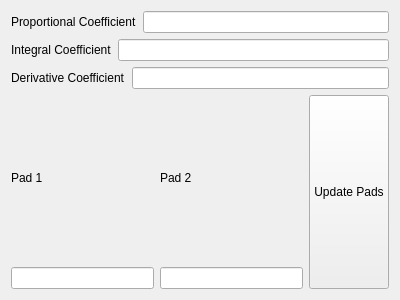
<?xml version="1.0" encoding="UTF-8"?>
<ui version="4.0">
 <class>settings</class>
 <widget class="QWidget" name="settings">
  <property name="geometry">
   <rect>
    <x>0</x>
    <y>0</y>
    <width>400</width>
    <height>300</height>
   </rect>
  </property>
  <property name="windowTitle">
   <string>Temperature Controller Settings</string>
  </property>
  <layout class="QVBoxLayout" name="verticalLayout_3">
   <item>
    <layout class="QHBoxLayout" name="horizontalLayout">
     <item>
      <widget class="QLabel" name="label">
       <property name="text">
        <string>Proportional Coefficient</string>
       </property>
      </widget>
     </item>
     <item>
      <widget class="QLineEdit" name="kp_lineEdit"/>
     </item>
    </layout>
   </item>
   <item>
    <layout class="QHBoxLayout" name="horizontalLayout_2">
     <item>
      <widget class="QLabel" name="label_2">
       <property name="text">
        <string>Integral Coefficient</string>
       </property>
      </widget>
     </item>
     <item>
      <widget class="QLineEdit" name="ki_lineEdit"/>
     </item>
    </layout>
   </item>
   <item>
    <layout class="QHBoxLayout" name="horizontalLayout_3">
     <item>
      <widget class="QLabel" name="label_3">
       <property name="text">
        <string>Derivative Coefficient</string>
       </property>
      </widget>
     </item>
     <item>
      <widget class="QLineEdit" name="kd_lineEdit"/>
     </item>
    </layout>
   </item>
   <item>
    <layout class="QHBoxLayout" name="horizontalLayout_4">
     <item>
      <layout class="QVBoxLayout" name="verticalLayout">
       <item>
        <widget class="QLabel" name="label_4">
         <property name="text">
          <string>Pad 1</string>
         </property>
        </widget>
       </item>
       <item>
        <widget class="QLineEdit" name="pad1_lineEdit">
         <property name="text">
          <string/>
         </property>
        </widget>
       </item>
      </layout>
     </item>
     <item>
      <layout class="QVBoxLayout" name="verticalLayout_2">
       <item>
        <widget class="QLabel" name="label_5">
         <property name="text">
          <string>Pad 2</string>
         </property>
        </widget>
       </item>
       <item>
        <widget class="QLineEdit" name="pad2_lineEdit">
         <property name="text">
          <string/>
         </property>
        </widget>
       </item>
      </layout>
     </item>
     <item>
      <widget class="QPushButton" name="updatePads_pushButton">
       <property name="sizePolicy">
        <sizepolicy hsizetype="Minimum" vsizetype="Preferred">
         <horstretch>0</horstretch>
         <verstretch>0</verstretch>
        </sizepolicy>
       </property>
       <property name="text">
        <string>Update Pads</string>
       </property>
      </widget>
     </item>
    </layout>
   </item>
  </layout>
 </widget>
 <resources/>
 <connections/>
</ui>
